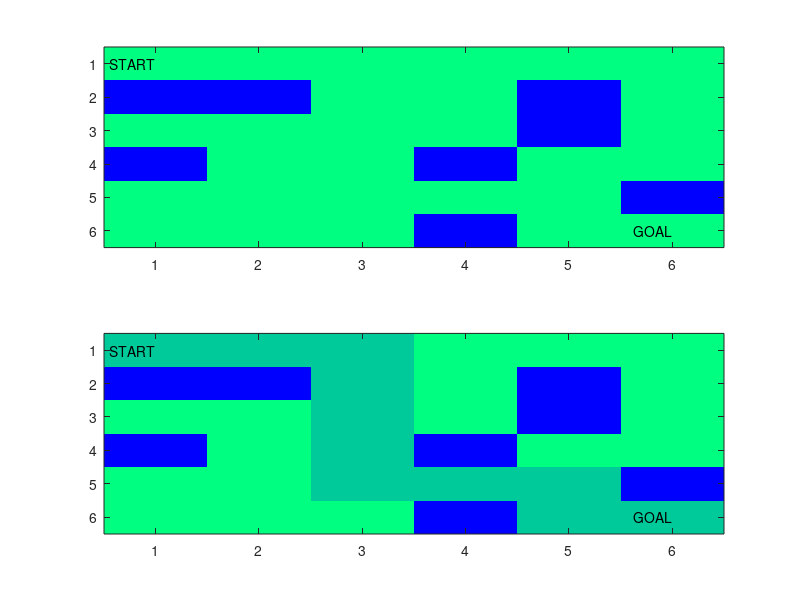

Reproduce this figure in MATLAB.
clear all
%------------------------GENERATE MAZE SIZE 6*6----------------------------
%PARAMETER
n = 6;

%INITIAL M MATRIX IS MAZE
M = ones(6,6);

%INITIAL EDGES OF MAZE
M(2,1:2) = -100;
M(2,5) = -100;
M(3,5) = -100;
M(4,1) = -100;
M(4,4) = -100;
M(5,6) = -100;
M(6,4) = -100;

%GENERATE R MATRIX REWARD IS ZEROS
R = zeros(n*n,n*n);

%GENERATE VALUES FOR REWARD MATRIX 
for i=1:n*n
    for j=1:n*n
        % ONLY ONE STEP FOR EACH SLOT
    if j~=i-n  && j~=i+n  && j~=i-1 && j~=i+1
        R(i,j)=-1;
    end
        % AT EDGES OF MAZE
    if j==7 || j==8 || j==11 || j==17 || j==19 || j==22 || j==34 || j==30
        R(i,j)=-1;
    end
        %MUST MOVE FOR EACH SLOT
    if i==j
        R(i,j)=-1;
    end
        % AT EDGES OF MAZE
    if i==7 || i==8 || i==11 || i==17 || i==19 || i==22 || i==34 || i==30
        R(i,j)=-1;
    end
    end
end

%FIND VALUES POSSIBLE REACH GOAL STATE
find_goal = find(R(:,n*n)==0);

%ASSIGN VALUES AT GOAL STATE 100
R(find_goal,n*n) = 100;
R(n*n,n*n)=100;

%-------------------------------TRAINING-----------------------------------
%ASSIGN VALUES GOAL STATE
goal_state=n*n; %36

%GAMMA VALUE
gamma=0.8;

%EPISODE TRAINING
epi=20;

%GENERATE Q MATRIX TRAINING IS ZEROS SIZE 36x36
Q=zeros(n*n,n*n);


for i=1:epi
    
    %RANDOM CURRENT STATE
    cur_state=1;   
    while(1)
        %FIND ACTION POSSIBLE
        action= find(R(cur_state,:)>=0);
        
        %SELECT NEXT STATE
        next_state = action(randi([1 length(action)],1,1));
        
        %SELECT ACTION POSSIBLE FOR NEXT STATE
        action = find(R(next_state,:)>=0);
        
        %INITIAL Q VALUES
        Q_max = 0;
        
        %FIND Q MAX VALUES
        for j=1:length(action)
            Q_max = max(Q_max,Q(next_state,action(j)));
        end
        
        %UPDATE Q VALUES
        Q(cur_state,next_state)=R(cur_state,next_state)+gamma*Q_max;
        
        %CHECK CURRENT STATE WITH GOAL STATE
        if(cur_state == goal_state)
            break;
        end
        
    %UPDATE CURRENT STATE    
    cur_state=next_state;
    end
end

%-------------------------------SOLVING MAZE-------------------------------
%ASSUME START STATE
cur_test=1;

%ASSIGN LOCATION START ON PATH
x(1)=cur_test;
t=1;

%FIND PATH USING Q MATRIX
if cur_test~=goal_state
    while(1)
    t=t+1;
    f=find(Q(cur_test,:)==max(Q(cur_test,:)));
    x(t)=f(randi([1 length(f)],1,1));
    cur_test=x(t);
    if cur_test==goal_state
        break;
    end
    end
end

%SIMULATE SOLVING MAZE
S=M;

for i=1:length(x) 
        c=mod(x(i),n);
        if c~=0
            r=floor(x(i)/n)+1;
            S(r,c)=-20;
        else
            r=floor(x(i)/n);
            S(r,c+6)=-20;
        end
end

subplot(2,1,1);
imagesc(M);
text(1,1,'START','HorizontalAlignment','right')
text(n,n,'GOAL','HorizontalAlignment','right')
subplot(2,1,2);
imagesc(S);
colormap(winter);
text(1,1,'START','HorizontalAlignment','right')
text(n,n,'GOAL','HorizontalAlignment','right')



